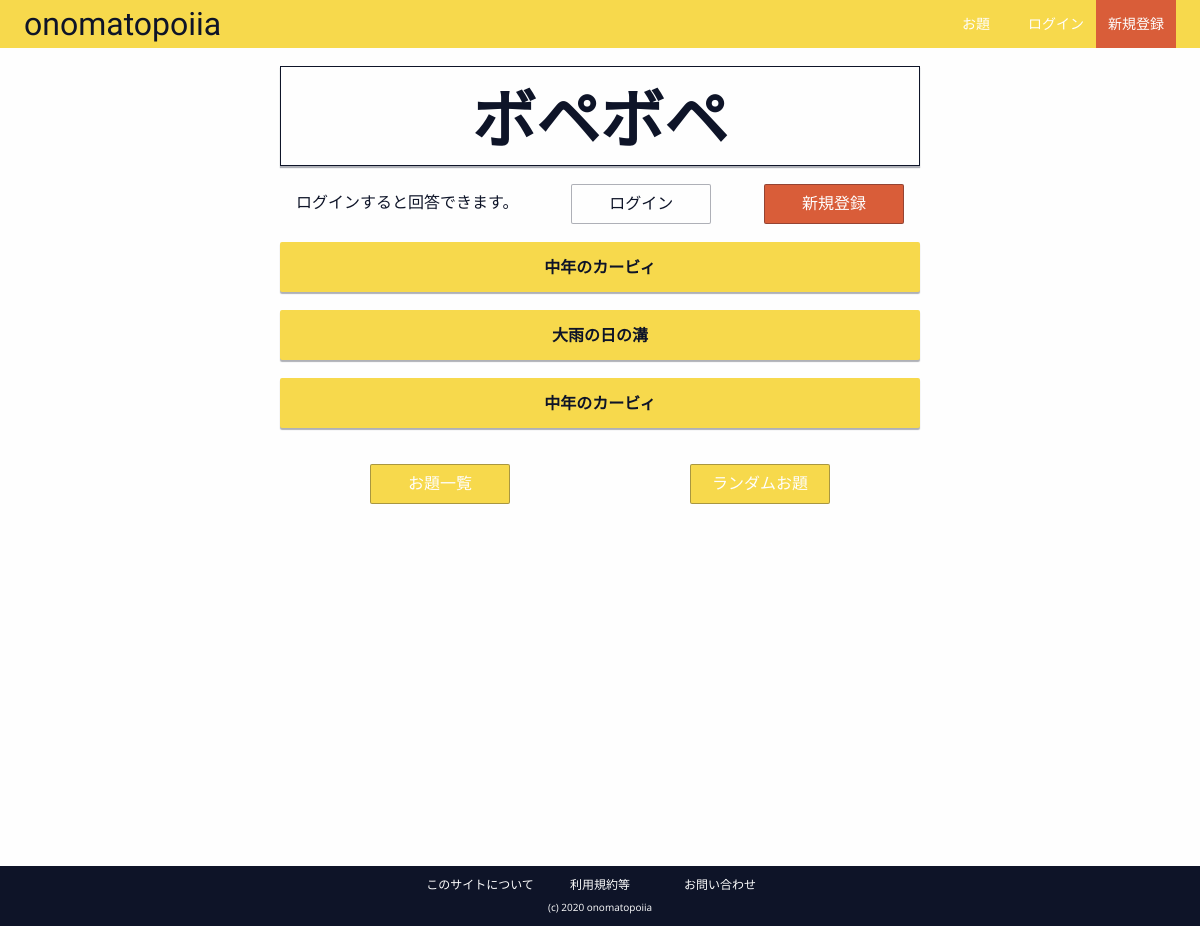
/odai/3/, run on an earlier commit of the app's database.
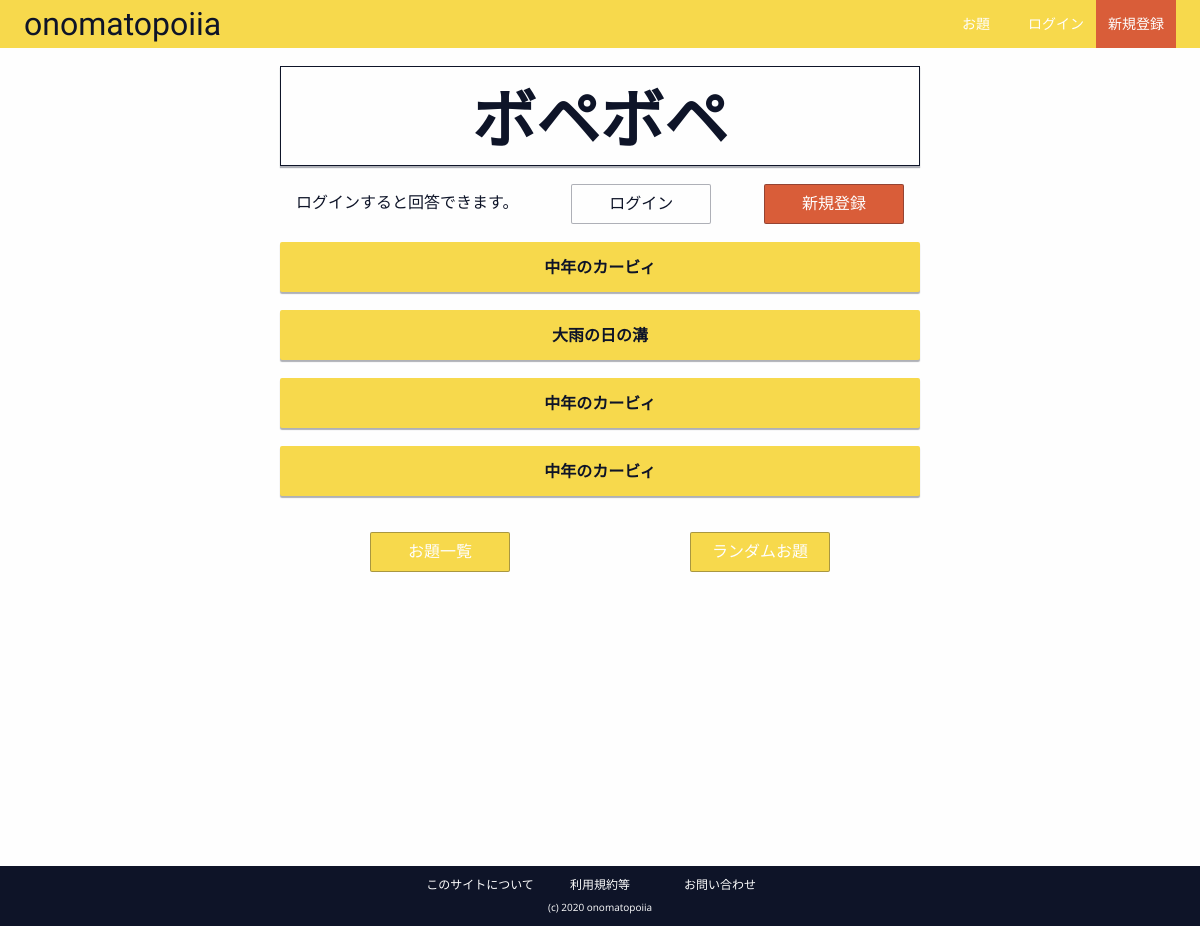
And on a later commit of the database.
### onomato/models.py (models this page shows, shortened)
class Answer(models.Model):
    odai = models.ForeignKey(Odai, on_delete=models.CASCADE)
    answer_text = models.CharField(max_length=50, null=False)
    pub_date = models.DateTimeField('date published')

### onomato/views.py (the view)
# urls.py: path('odai/<int:odai_id>/', views.odai_detail, name='odai_detail'),
def odai_detail(request, odai_id):
    odai = Odai.objects.get(id=odai_id)
    is_login = request.user.is_authenticated
    if request.method == 'POST':
        form = AnswerForm(request.POST)
        if form.is_valid():
            answer = form.save(commit=False)  # フォームの内容を保存(DBには反映しない)
            answer.odai = odai
            answer.pub_date = timezone.now()
            answer.save()  # 再び保存(DBに反映)
            return redirect(f'/odai/{odai_id}')
        else:
            form = AnswerForm()
            context = {'odai': odai, 'form': form, 'is_login': is_login}
            return render(request, 'odai_detail.html', context)
    else:
        context = {'odai': odai, 'is_login': is_login}
        return render(request, 'odai_detail.html', context)

### templates/odai_detail.html (shortened to what this page needs)
{% extends 'base.html' %} {% load static %} {% block link %}
<link rel="stylesheet" href="{% static '/css/odai_detail.css' %}" />
{% endblock %} {% block content %}
<div class="main__kaitou">
  <div class="main__kaitou__odai">
    <h2 class="main__kaitou__odai-text">{{ odai.odai_text }}</h2>
  </div>
  {% if is_login %}
  <form action="" method="POST" class="main__kaitou__form">
    {% csrf_token %}
    <label for="answer_text">これはなに？</label>
    <input
      type="text"
      id="answer_text"
      name="answer_text"
      class="main__kaitou__form__text"
      placeholder="20文字まで"
      maxlength="20"
      required
      autofocus
    />
    <input type="submit" value="送信" class="main__kaitou__form__submit" />
    {% else %}
    <div class="main__kaitou__not-login">
      <p class="main__kaitou__not-login__text">ログインすると回答できます。</p>
      <a href="{% url 'login' %}" class="main__kaitou__not-login__login-link">
        ログイン
      </a>
      <a
        href="{% url 'accounts:signup' %}"
        class="main__kaitou__not-login__signup-link"
      >
        新規登録
      </a>
    </div>
    {% endif %}
  <div class="main__kaitou__kaitous">
    {% if odai.answer_set.all %} {% for q in odai.answer_set.all %}
    <div class="main__kaitou__kaitous__kaitou">
      <p>{{q.answer_text}}</p>
    </div>
    {% endfor %} {% else %}
    <div class="main__kaitou__no-kaitou-message">
      <p>まだ概念がありません。</p>
      <p>あなたが第一人者になろう！</p>
    </div>
    {% endif %}
  </div>
  <div class="main__kaitou__links">
    <a
      href="{% url 'onomato:odai_index' %}"
      class="main__kaitou__links__odai-link"
      >お題一覧</a
    >
    <a href="#" class="main__kaitou__links__odai-link">ランダムお題</a>
  </div>
</div>
{% endblock %}

What changed in the data, as far as the page shows it:
added Answer: answer_text "中年のカービィ"
